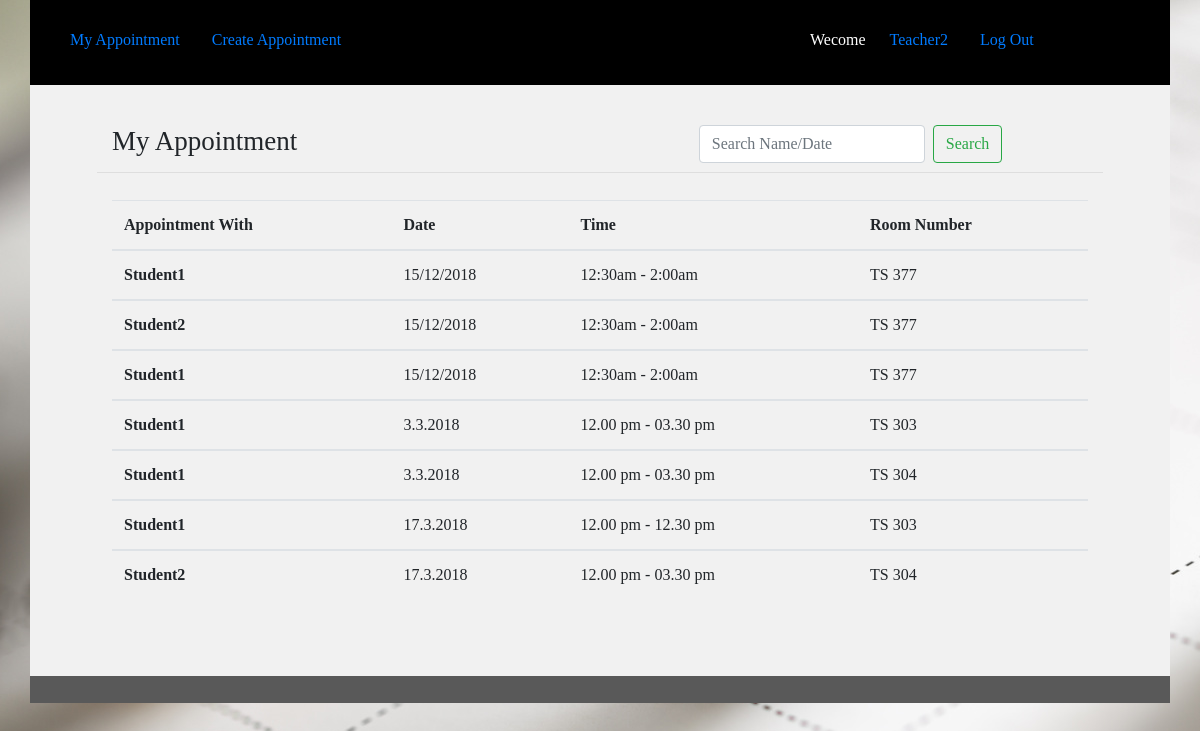
/teacher/ (signed in), run on the app's committed database.
### teacher/models.py (models this page shows, shortened)
class Appointment(models.Model):
	user=models.ForeignKey(settings.AUTH_USER_MODEL,blank=True, null=True,on_delete=models.DO_NOTHING)
	date=models.CharField(max_length=50)
	time_start=models.CharField(max_length=50)
	time_end=models.CharField(max_length=50)
	room_number=models.CharField(max_length=50)
	appointment_with=models.CharField(max_length=50,blank=True)
	update_time=models.DateField(auto_now=True, auto_now_add=False)
	frist_time=models.DateField(auto_now=False, auto_now_add=True)

### teacher/views.py (the view)
# urls.py: path('teacher/', include("teacher.urls")),
def teacher(request):#this section for my appointment
	group_name=Group.objects.all().filter(user = request.user)# get logget user grouped name
	group_name=str(group_name[0]) # convert to string
	if "Teacher" == group_name:
		user_name=request.user.get_username()#Getting Username
		appointment_list = Appointment.objects.all().order_by("-id").filter(user=request.user)
		q=request.GET.get("q")#search start
		if q:
			appointment_list=appointment_list.filter(appointment_with__icontains=q)
		else:
			appointment_list = appointment_list# search end
		appointments= {
		    "query": appointment_list,
		    "user_name":user_name
		}
		return render(request, 'teacher.html', appointments )
	else:
		return redirect('http://127.0.0.1:8000/')

### templates/teacher.html
{% extends 'common_teacher.html' %}
{% block common_teacher %}
   <div class="student">
           <div class="container">
          <div class="row min-height">
              <div class="col-sm-12">
                            <div class="row main_boder">
                                <div class="col-sm-7">
                                     <h3 class="appointmnet_list">My Appointment</h3>
                                </div>
                                <div class="col-sm-5">
                                      <form class="form-inline my-2 my-lg-0" method="GET" action="">
                                          <input class="form-control mr-sm-2" type="text" name="q" placeholder="Search Name/Date" placeholder="Search With Name" aria-label="Search">
                                          <button class="btn btn-outline-success my-2 my-sm-0" type="submit" value="Search">Search</button>
                                       </form>
                                </div>
                            </div>
                             <table class="table">
                                 <thead>
                                  <tr>
                                    <th scope="col">Appointment With</th>
                                    <th scope="col">Date</th>
                                    <th scope="col">Time</th>
                                    <th scope="col">Room Number</th>
                                  </tr>
                                </thead>{% for appoint in query %}
                                {% if appoint.appointment_with != '' %}
                                <tbody>
                                  <tr>
                                    <th scope="row">{{appoint.appointment_with}}</th>
                                          <td>{{appoint.date}}</td>
                                          <td>{{appoint.time_start}} - {{appoint.time_end}}</td>
                                          <td>{{appoint.room_number}}</td>
                                  </tr>{% endif %}
                                </tbody>{% endfor %}
                            </table>
              </div>
          </div>
      </div>
      </div>
      <div class="footer">
           <div class="container">
          <div class="row">
              <div class="col-sm-12">
              </div>
          </div>
      </div>
      </div>
{% endblock common_teacher %}

### templates/common_teacher.html
{% extends 'common.html' %}
{% block body %}
   <div class="container ">
   	<div class="row studnet_nav">
   	             <div class="col-sm-8">
						     <ul class="nav nav-pills">
								  <li class="nav-item">
								    <a class="nav-link" href='{% url "teacher_home"%}'>My Appointment</a>
								  </li>
								  <li class="nav-item">
								    <a class="nav-link" href='{% url "teacher_appointment_list"%}'>Create Appointment</a>
								  </li>
							  </ul>
                  </div>
                 <div class="col-sm-4">
					     <ul class="nav nav-pills">
							  <li class="nav-item">
							    <p>Wecome </p>
							  </li>
							  <li class="nav-item">
							    <a class="nav-link" href="#">{{user_name}}</a>
							  </li>
							  <li class="nav-item">
							    <a class="nav-link" href='{% url "logout"%}'>Log Out</a>
							  </li>
						  </ul>
	       		 </div>
	  </div>
    </div>
    {% block common_teacher %}
    {% endblock common_teacher %}
{% endblock %}

### templates/common.html (shortened to what this page needs)
{% load static %}
<!DOCTYPE html>
<html>
<head>
	<link rel="stylesheet" href="https://stackpath.bootstrapcdn.com/bootstrap/4.1.3/css/bootstrap.min.css">
    <link rel="stylesheet" href="https://use.fontawesome.com/releases/v5.3.1/css/all.css">
    <link rel="stylesheet" type="text/css" href="{% static 'css/style.css' %}">
	<link rel="stylesheet" type="text/css" href="{% static 'date/jquery.timepicker.css' %}" />
	<link rel="stylesheet" type="text/css" href="{% static 'date/bootstrap-datepicker.css' %}"/>
</head>
<body class="login">
	    {% block body %}
	    {% endblock %}
</body>
</html>

### static/css/style.css (style rules this page uses)
.login { height: 723px; background: url(image/background.jpg); }
.row.studnet_nav { background: hsl(0, 0%, 16%); PADDING: 5PX; }
.row.studnet_nav { background: black; color: white; padding: 9px; padding-top: 20px; }
h3.appointmnet_list { padding: 19px 0px 10px 0px; font-weight: normal; font-size: 27px; }
.student .row { background: #f1f1f1; }
body { font-family: cursive;!important }
.footer .row { background: #595959; text-align: center; font-size: 14px; color: white; padding: 13px; }
li.nav-item p { padding: 8px; }
h3.appointmnet_list { padding: 19px 0px 6px 0px; margin-bottom: 27px; font-weight: normal; font-size: 27px; }
.min-height h3.appointmnet_list { padding: 0px 0px 6px 0px; margin-bottom: 9px; font-weight: normal; font-size: 27px; }
.row.min-height { background: #f1f1f1; padding: 20px 67px 36px 67px; }
.row.main_boder { margin-bottom: 27px; border-bottom: 1px solid #00000014; }
.row.min-height { background: #f1f1f1; padding: 40px 67px 36px 67px; min-height: 591px; }
.main_boder { border-bottom: 1px solid #00000014; }

### data on the page
Appointment: appointment_with "Student1", date "15/12/2018", time_start "12:30am", time_end "2:00am", room_number "TS 377"
Appointment: appointment_with "Student2", date "15/12/2018", time_start "12:30am", time_end "2:00am", room_number "TS 377"
Appointment: appointment_with "Student1", date "15/12/2018", time_start "12:30am", time_end "2:00am", room_number "TS 377"
Appointment: appointment_with "Student1", date "3.3.2018", time_start "12.00 pm", time_end "03.30 pm", room_number "TS 303"
Appointment: appointment_with "Student1", date "3.3.2018", time_start "12.00 pm", time_end "03.30 pm", room_number "TS 304"
Appointment: appointment_with "Student1", date "17.3.2018", time_start "12.00 pm", time_end "12.30 pm", room_number "TS 303"
Appointment: appointment_with "Student2", date "17.3.2018", time_start "12.00 pm", time_end "03.30 pm", room_number "TS 304"

### other printed values
{{ user_name }} "Teacher2"
